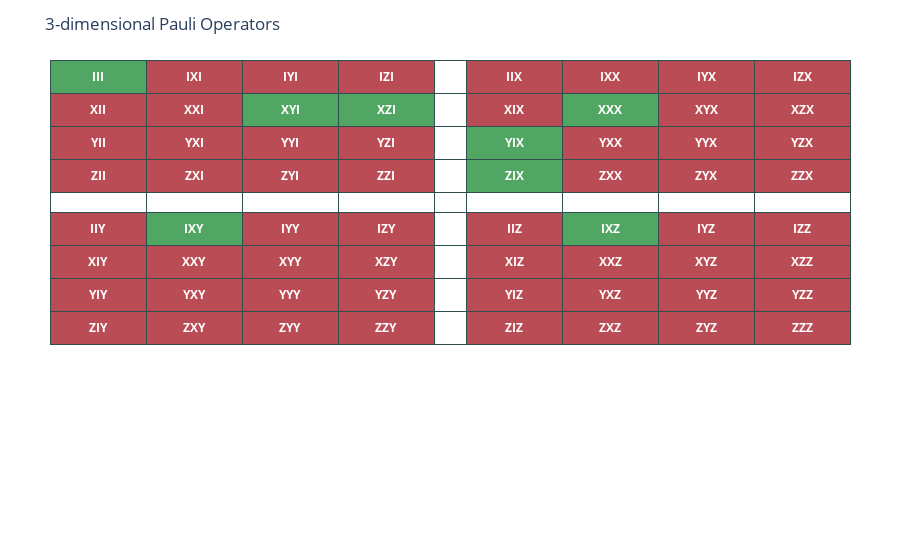

Notebook code for this chart:
### Markdown cell above
(3,3) CNC

### Code cell
cnc_33 = get_full_cnc_set(3, 3)
draw_3dim_paulis(cnc_33)

### Figure 1 — Plotly figure (JSON) as saved in the notebook; plotly's stock layout.template omitted (floating-point values rounded to 4 significant figures)
{"data": [{"cells": {"align": ["center"], "fill": {"color": [["#BA4C55", "#BA4C55", "#BA4C55", "white", "#BA4C55", "#BA4C55", "#BA4C55", "#BA4C55"], ["#BA4C55", "#BA4C55", "#BA4C55", "white", "#51A664", "#BA4C55", "#BA4C55", "#BA4C55"], ["#51A664", "#BA4C55", "#BA4C55", "white", "#BA4C55", "#BA4C55", "#BA4C55", "#BA4C55"], ["#51A664", "#BA4C55", "#BA4C55", "white", "#BA4C55", "#BA4C55", "#BA4C55", "#BA4C55"], ["white", "white", "white", "white", "white", "white", "white", "white"], ["#BA4C55", "#51A664", "#51A664", "white", "#BA4C55", "#BA4C55", "#BA4C55", "#BA4C55"], ["#51A664", "#BA4C55", "#BA4C55", "white", "#51A664", "#BA4C55", "#BA4C55", "#BA4C55"], ["#BA4C55", "#BA4C55", "#BA4C55", "white", "#BA4C55", "#BA4C55", "#BA4C55", "#BA4C55"], ["#BA4C55", "#BA4C55", "#BA4C55", "white", "#BA4C55", "#BA4C55", "#BA4C55", "#BA4C55"]]}, "font": {"color": "white", "size": 12}, "line": {"color": ["darkslategray"]}, "values": [["<b>XII</b>", "<b>YII</b>", "<b>ZII</b>", "<b></b>", "<b>IIY</b>", "<b>XIY</b>", "<b>YIY</b>", "<b>ZIY</b>"], ["<b>XXI</b>", "<b>YXI</b>", "<b>ZXI</b>", "<b></b>", "<b>IXY</b>", "<b>XXY</b>", "<b>YXY</b>", "<b>ZXY</b>"], ["<b>XYI</b>", "<b>YYI</b>", "<b>ZYI</b>", "<b></b>", "<b>IYY</b>", "<b>XYY</b>", "<b>YYY</b>", "<b>ZYY</b>"], ["<b>XZI</b>", "<b>YZI</b>", "<b>ZZI</b>", "<b></b>", "<b>IZY</b>", "<b>XZY</b>", "<b>YZY</b>", "<b>ZZY</b>"], ["<b></b>", "<b></b>", "<b></b>", "<b></b>", "<b></b>", "<b></b>", "<b></b>", "<b></b>"], ["<b>XIX</b>", "<b>YIX</b>", "<b>ZIX</b>", "<b></b>", "<b>IIZ</b>", "<b>XIZ</b>", "<b>YIZ</b>", "<b>ZIZ</b>"], ["<b>XXX</b>", "<b>YXX</b>", "<b>ZXX</b>", "<b></b>", "<b>IXZ</b>", "<b>XXZ</b>", "<b>YXZ</b>", "<b>ZXZ</b>"], ["<b>XYX</b>", "<b>YYX</b>", "<b>ZYX</b>", "<b></b>", "<b>IYZ</b>", "<b>XYZ</b>", "<b>YYZ</b>", "<b>ZYZ</b>"], ["<b>XZX</b>", "<b>YZX</b>", "<b>ZZX</b>", "<b></b>", "<b>IZZ</b>", "<b>XZZ</b>", "<b>YZZ</b>", "<b>ZZZ</b>"]]}, "columnwidth": [3, 3, 3, 3, 1, 3, 3, 3, 3], "header": {"align": ["center"], "fill": {"color": ["#51A664", "#BA4C55", "#BA4C55", "#BA4C55", "white", "#BA4C55", "#BA4C55", "#BA4C55", "#BA4C55"]}, "font": {"color": "white", "size": 12}, "line": {"color": "darkslategray"}, "values": ["<b>III</b>", "<b>IXI</b>", "<b>IYI</b>", "<b>IZI</b>", "<b></b>", "<b>IIX</b>", "<b>IXX</b>", "<b>IYX</b>", "<b>IZX</b>"]}, "type": "table"}], "layout": {"margin": {"b": 50, "l": 50, "r": 50, "t": 60}, "showlegend": false, "title": {"text": "3-dimensional Pauli Operators"}}}
